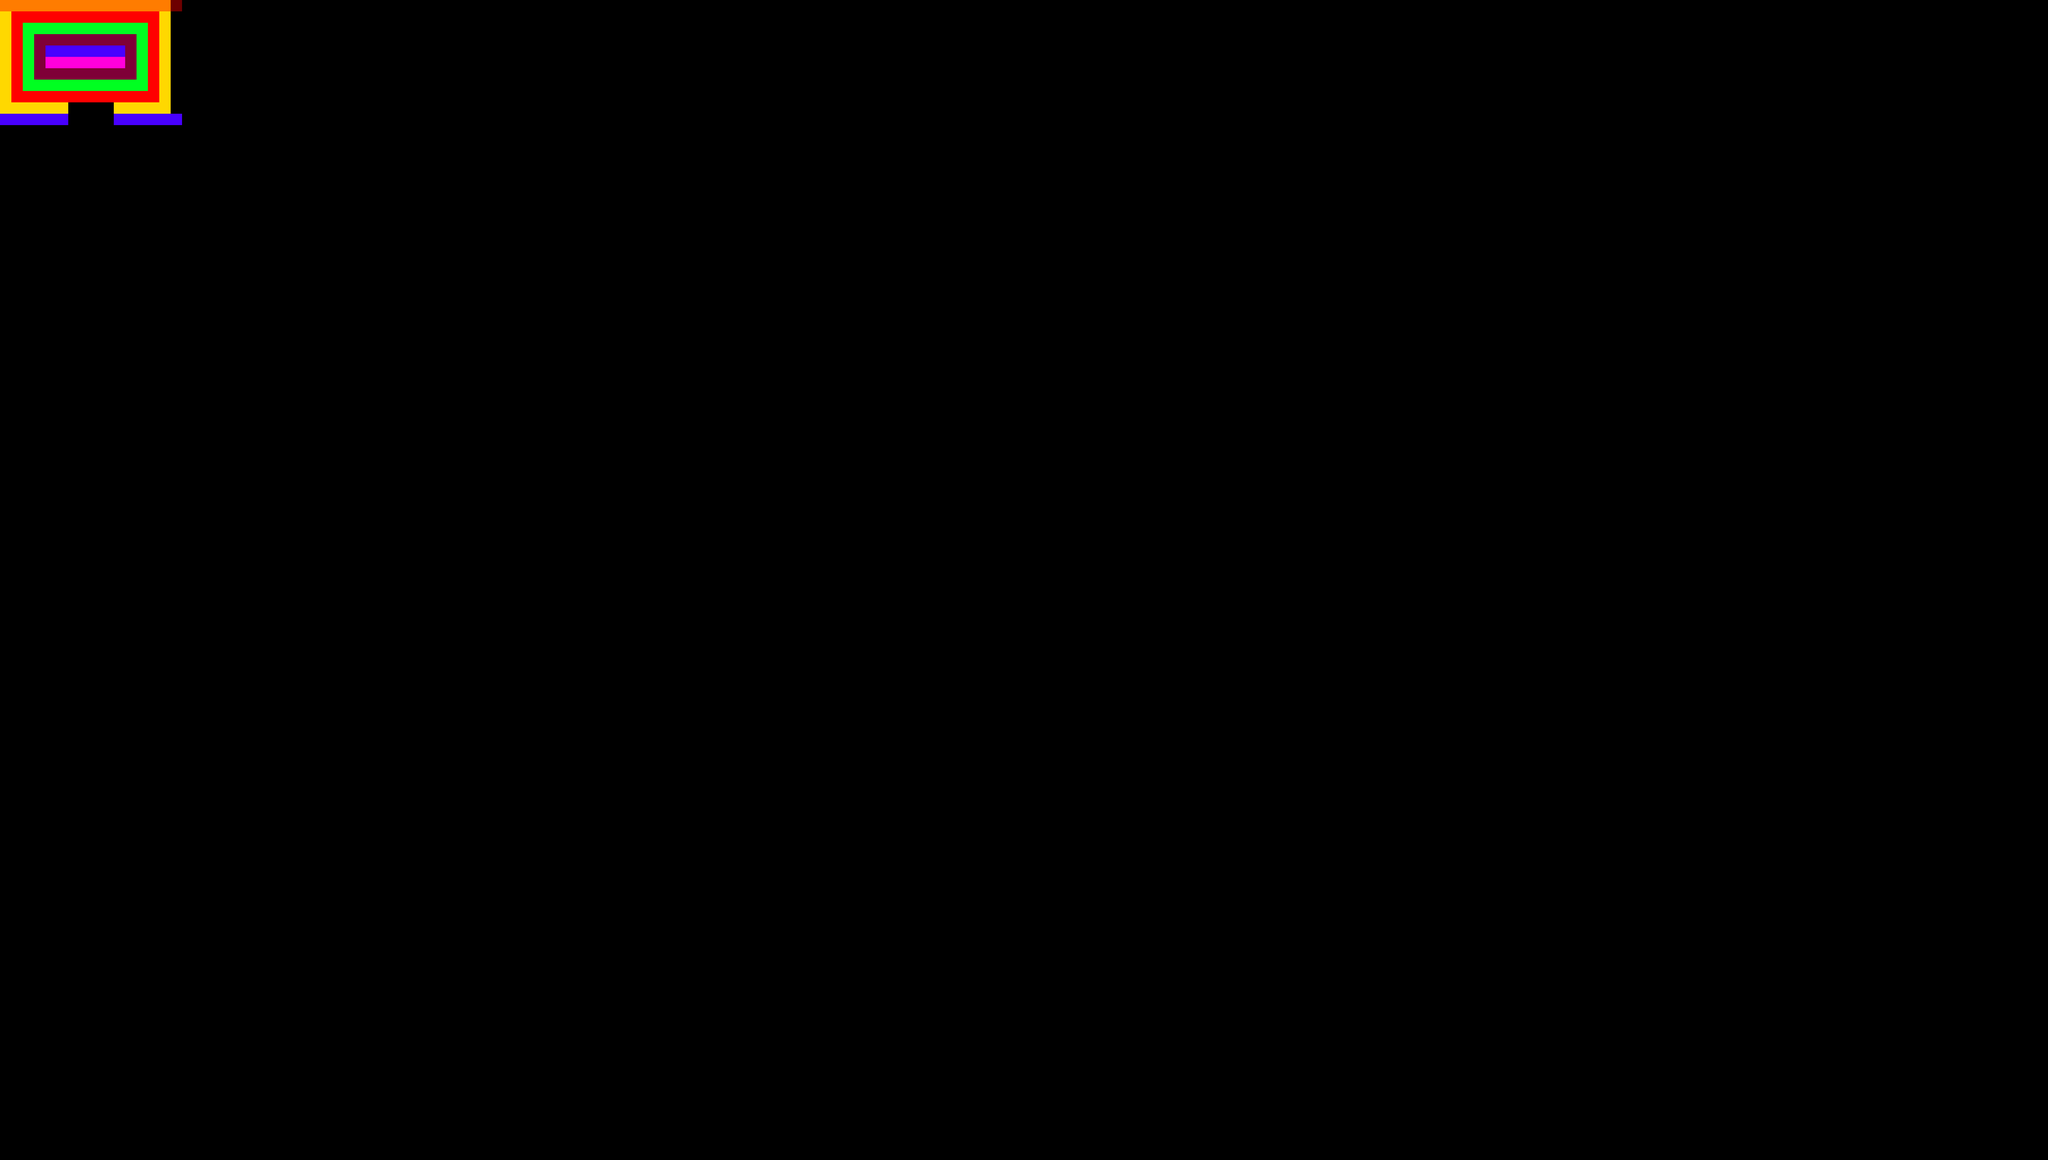

A 2D game scene composited from a Tiled map and its tileset images. What follows is a short description and the map's XML, with each tile layer's data collapsed to a summary:
An orthogonal 180x102 tile map with 32x32 px tiles, 2 tile layers (Warstwa Kafelków 1, Warstwa Kafelków 2) and 98 objects (78x enemy, 19x wall, player).

<map version="1.2" tiledversion="1.2.5" orientation="orthogonal" renderorder="right-down" width="180" height="102" tilewidth="32" tileheight="32" infinite="0" nextlayerid="9" nextobjectid="106">
 <tileset firstgid="1" name="Test_Aset" tilewidth="32" tileheight="32" spacing="3" margin="1" tilecount="6" columns="3">
  <image source="../Asety/Test_Aset.png" width="104" height="69" />
 </tileset>
 <objectgroup id="4" name="Warstwa Obiektow">
  <object id="5" name="wall" type="wall" x="1.13687e-12" y="0" width="32" height="3264" />
  <object id="7" name="wall" type="wall" x="1920" y="0" width="64" height="350.667" />
  <object id="8" name="wall" type="wall" x="3840" y="0" width="64" height="2497.33" />
  <object id="9" name="wall" type="wall" x="5728" y="0" width="32" height="3264" />
  <object id="10" name="wall" type="wall" x="0" y="0" width="5760" height="32" />
  <object id="11" name="wall" type="wall" x="0" y="3232" width="5760" height="32" />
  <object id="12" name="wall" type="wall" x="0" y="1080" width="2656" height="64" />
  <object id="13" name="wall" type="wall" x="1376" y="2160" width="3204" height="64" />
  <object id="14" name="wall" type="wall" x="1920" y="704.333" width="64" height="800" />
  <object id="15" name="wall" type="wall" x="1920" y="1856" width="64" height="799.333" />
  <object id="16" name="wall" type="wall" x="1920" y="2911.33" width="64" height="352.667" />
  <object id="17" name="wall" type="wall" x="3840" y="2847.33" width="64" height="415.334" />
  <object id="18" name="wall" type="wall" x="3100" y="1080" width="1476" height="64" />
  <object id="19" name="wall" type="wall" x="0" y="2160" width="800" height="64" />
  <object id="20" name="wall" type="wall" x="4959" y="2160" width="800" height="64" />
  <object id="21" name="wall" type="wall" x="4959" y="1080" width="800" height="64" />
  <object id="22" name="enemy" type="enemy" x="1436" y="264">
   <point />
  </object>
  <object id="24" name="enemy" type="enemy" x="1424" y="636">
   <point />
  </object>
  <object id="25" name="enemy" type="enemy" x="1012" y="860">
   <point />
  </object>
  <object id="26" name="enemy" type="enemy" x="2536" y="200">
   <point />
  </object>
  <object id="27" name="enemy" type="enemy" x="3152" y="216">
   <point />
  </object>
  <object id="28" name="enemy" type="enemy" x="3528" y="292">
   <point />
  </object>
  <object id="29" name="enemy" type="enemy" x="3484" y="608">
   <point />
  </object>
  <object id="30" name="enemy" type="enemy" x="2940" y="880">
   <point />
  </object>
  <object id="31" name="enemy" type="enemy" x="2484" y="648">
   <point />
  </object>
  <object id="32" name="enemy" type="enemy" x="2968" y="488">
   <point />
  </object>
  <object id="33" name="enemy" type="enemy" x="2580" y="1372">
   <point />
  </object>
  <object id="34" name="enemy" type="enemy" x="2704" y="1436">
   <point />
  </object>
  <object id="35" name="enemy" type="enemy" x="2548" y="1860">
   <point />
  </object>
  <object id="36" name="enemy" type="enemy" x="3288" y="1876">
   <point />
  </object>
  <object id="37" name="enemy" type="enemy" x="3600" y="1568">
   <point />
  </object>
  <object id="38" name="enemy" type="enemy" x="3264" y="1336">
   <point />
  </object>
  <object id="39" name="enemy" type="enemy" x="2996" y="1748">
   <point />
  </object>
  <object id="40" name="enemy" type="enemy" x="1488" y="1464">
   <point />
  </object>
  <object id="41" name="enemy" type="enemy" x="1356" y="1972">
   <point />
  </object>
  <object id="42" name="enemy" type="enemy" x="932" y="1672">
   <point />
  </object>
  <object id="43" name="enemy" type="enemy" x="616" y="1628">
   <point />
  </object>
  <object id="44" name="enemy" type="enemy" x="1112" y="1332">
   <point />
  </object>
  <object id="45" name="enemy" type="enemy" x="612" y="1960">
   <point />
  </object>
  <object id="46" name="enemy" type="enemy" x="712" y="2540">
   <point />
  </object>
  <object id="47" name="enemy" type="enemy" x="520" y="2880">
   <point />
  </object>
  <object id="48" name="enemy" type="enemy" x="892" y="3148">
   <point />
  </object>
  <object id="49" name="enemy" type="enemy" x="1476" y="3164">
   <point />
  </object>
  <object id="50" name="enemy" type="enemy" x="1648" y="2724">
   <point />
  </object>
  <object id="51" name="enemy" type="enemy" x="1376" y="2468">
   <point />
  </object>
  <object id="52" name="enemy" type="enemy" x="924" y="2828">
   <point />
  </object>
  <object id="53" name="enemy" type="enemy" x="1336" y="2864">
   <point />
  </object>
  <object id="54" name="enemy" type="enemy" x="2200" y="2488">
   <point />
  </object>
  <object id="55" name="enemy" type="enemy" x="2284" y="2880">
   <point />
  </object>
  <object id="56" name="enemy" type="enemy" x="2812" y="3064">
   <point />
  </object>
  <object id="57" name="enemy" type="enemy" x="3312" y="2940">
   <point />
  </object>
  <object id="58" name="enemy" type="enemy" x="3452" y="2688">
   <point />
  </object>
  <object id="59" name="enemy" type="enemy" x="3244" y="2448">
   <point />
  </object>
  <object id="60" name="enemy" type="enemy" x="2820" y="2424">
   <point />
  </object>
  <object id="61" name="enemy" type="enemy" x="2632" y="2632">
   <point />
  </object>
  <object id="62" name="enemy" type="enemy" x="3052" y="2748">
   <point />
  </object>
  <object id="63" name="enemy" type="enemy" x="4432" y="2744">
   <point />
  </object>
  <object id="64" name="enemy" type="enemy" x="4328" y="2388">
   <point />
  </object>
  <object id="65" name="enemy" type="enemy" x="4840" y="2372">
   <point />
  </object>
  <object id="66" name="enemy" type="enemy" x="4992" y="2392">
   <point />
  </object>
  <object id="67" name="enemy" type="enemy" x="5124" y="2512">
   <point />
  </object>
  <object id="68" name="enemy" type="enemy" x="5160" y="2848">
   <point />
  </object>
  <object id="69" name="enemy" type="enemy" x="4964" y="3144">
   <point />
  </object>
  <object id="70" name="enemy" type="enemy" x="4440" y="3220">
   <point />
  </object>
  <object id="71" name="enemy" type="enemy" x="4128" y="2984">
   <point />
  </object>
  <object id="72" name="enemy" type="enemy" x="4236" y="2736">
   <point />
  </object>
  <object id="73" name="enemy" type="enemy" x="4580" y="2580">
   <point />
  </object>
  <object id="74" name="enemy" type="enemy" x="4796" y="2644">
   <point />
  </object>
  <object id="75" name="enemy" type="enemy" x="4212" y="1352">
   <point />
  </object>
  <object id="76" name="enemy" type="enemy" x="4220" y="1636">
   <point />
  </object>
  <object id="77" name="enemy" type="enemy" x="4268" y="1752">
   <point />
  </object>
  <object id="78" name="enemy" type="enemy" x="4592" y="1888">
   <point />
  </object>
  <object id="79" name="enemy" type="enemy" x="5008" y="1936">
   <point />
  </object>
  <object id="80" name="enemy" type="enemy" x="5224" y="1892">
   <point />
  </object>
  <object id="81" name="enemy" type="enemy" x="5276" y="1624">
   <point />
  </object>
  <object id="82" name="enemy" type="enemy" x="5264" y="1440">
   <point />
  </object>
  <object id="83" name="enemy" type="enemy" x="5148" y="1300">
   <point />
  </object>
  <object id="84" name="enemy" type="enemy" x="4892" y="1416">
   <point />
  </object>
  <object id="85" name="enemy" type="enemy" x="4748" y="1672">
   <point />
  </object>
  <object id="86" name="enemy" type="enemy" x="4552" y="1472">
   <point />
  </object>
  <object id="87" name="enemy" type="enemy" x="4076" y="196">
   <point />
  </object>
  </objectgroup>
 <layer id="7" name="Warstwa Kafelków 1" width="180" height="102">
  <data>[18360 cells, 158 non-empty, 6 distinct tile ids]</data>
 </layer>
 <layer id="8" name="Warstwa Kafelków 2" width="180" height="102" opacity="0.43">
  <data>[18360 cells, 16 non-empty, 1 distinct tile ids]</data>
 </layer>
</map>
<!-- 17 of 98 objects omitted -->
